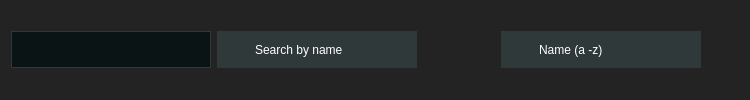
                <widget class="QWidget" name="horizontalWidget" native="true">
                 <property name="styleSheet">
                  <string notr="true">QWidget{
background-color : rgb(35,35,35)  ;
border-radius: 5px;
}</string>
                 </property>
                 <layout class="QHBoxLayout" name="horizontalLayout_2">
                  <item>
                   <widget class="QLineEdit" name="lineEdit_search">
                    <property name="minimumSize">
                     <size>
                      <width>200</width>
                      <height>37</height>
                     </size>
                    </property>
                    <property name="maximumSize">
                     <size>
                      <width>200</width>
                      <height>16777215</height>
                     </size>
                    </property>
                    <property name="styleSheet">
                     <string notr="true">QLineEdit {
background-color: #0A1414 ;
border-radius: 0px;
color : #858585 ;
border: 1px solid #2f3939;
padding-right: 12px;
padding-top : 7px ;
padding-bottom : 7px ;
font: 10pt &quot;Segoe UI&quot;;
}
QLineEdit:hover {
	border: 1px solid #858585 ;
}
QLineEdit:focus {
	border: 1px solid  #858585;
	color : white ;
}
</string>
                    </property>
                    <property name="alignment">
                     <set>Qt::AlignRight|Qt::AlignTrailing|Qt::AlignVCenter</set>
                    </property>
                   </widget>
                  </item>
                  <item>
                   <widget class="QComboBox" name="searchcombobox">
                    <property name="minimumSize">
                     <size>
                      <width>200</width>
                      <height>37</height>
                     </size>
                    </property>
                    <property name="styleSheet">
                     <string notr="true">QComboBox {
border-radius: 0px;
color :white  ;
border: 0px solid #2f3939;
padding-left: 22px;
padding-right: 12px;
padding-top : 7px ;
padding-bottom : 7px ;
font: 8pt &quot;Segoe UI&quot;;
}

QComboBox:editable {
background-color : #2f3939  ;
}

QComboBox:!editable, QComboBox::drop-down:editable {
    background-color : #2f3939  ;
}


QComboBox:on { /* shift the text when the popup opens */
   
}

QComboBox::drop-down {
  	subcontrol-origin: padding;
    subcontrol-position: top left;
    border-left-width: 0px;
    border-left-style: solid; /* just a single line */
    
}

QComboBox::down-arrow {
    image: url(:/image/DownArrow_white.png);
 	width: 16px; 
 	height: 16px;
	padding-left : 20px;
}

QComboBox::down-arrow:on { 
  
}
QComboBox:hover {
	
}</string>
                    </property>
                    <item>
                     <property name="text">
                      <string>Search by name </string>
                     </property>
                    </item>
                    <item>
                     <property name="text">
                      <string>Search by car company </string>
                     </property>
                    </item>
                    <item>
                     <property name="text">
                      <string>Search by car model </string>
                     </property>
                    </item>
                   </widget>
                  </item>
                  <item>
                   <widget class="QPushButton" name="icon_search">
                    <property name="styleSheet">
                     <string notr="true">QPushButton{ 
background-color : none;
border:none;
padding : 0px ;
}</string>
                    </property>
                    <property name="text">
                     <string/>
                    </property>
                    <property name="icon">
                     <iconset resource="../icons/image.qrc">
                      <normaloff>:/image/core/search-line.svg</normaloff>:/image/core/search-line.svg</iconset>
                    </property>
                    <property name="iconSize">
                     <size>
                      <width>30</width>
                      <height>30</height>
                     </size>
                    </property>
                   </widget>
                  </item>
                  <item>
                   <spacer name="horizontalSpacer_3">
                    <property name="orientation">
                     <enum>Qt::Horizontal</enum>
                    </property>
                    <property name="sizeHint" stdset="0">
                     <size>
                      <width>40</width>
                      <height>20</height>
                     </size>
                    </property>
                   </spacer>
                  </item>
                  <item>
                   <widget class="QComboBox" name="filtersort">
                    <property name="minimumSize">
                     <size>
                      <width>200</width>
                      <height>37</height>
                     </size>
                    </property>
                    <property name="styleSheet">
                     <string notr="true">QComboBox {
border-radius: 0px;
color :white  ;
border: 0px solid #2f3939;
padding-left: 22px;
padding-right: 12px;
padding-top : 7px ;
padding-bottom : 7px ;
font: 8pt &quot;Segoe UI&quot;;
}

QComboBox:editable {
background-color : #2f3939  ;
}

QComboBox:!editable, QComboBox::drop-down:editable {
    background-color : #2f3939  ;
}


QComboBox:on { /* shift the text when the popup opens */
   
}

QComboBox::drop-down {
  	subcontrol-origin: padding;
    subcontrol-position: top left;
    border-left-width: 0px;
    border-left-style: solid; /* just a single line */
    
}

QComboBox::down-arrow {
    image: url(:/image/DownArrow_white.png);
 	width: 16px; 
 	height: 16px;
	padding-left : 20px;
}

QComboBox::down-arrow:on { 
  
}
QComboBox:hover {
	
}</string>
                    </property>
                    <item>
                     <property name="text">
                      <string>Name (a -z)</string>
                     </property>
                    </item>
                    <item>
                     <property name="text">
                      <string>Name (z-a)</string>
                     </property>
                    </item>
                    <item>
                     <property name="text">
                      <string>Date (Earliest)</string>
                     </property>
                    </item>
                    <item>
                     <property name="text">
                      <string>Date (Lastest)</string>
                     </property>
                    </item>
                   </widget>
                  </item>
                  <item>
                   <widget class="QPushButton" name="icon_filter">
                    <property name="styleSheet">
                     <string notr="true">QPushButton{ 
background-color : none;
border:none;
padding : 0px ;
}</string>
                    </property>
                    <property name="text">
                     <string/>
                    </property>
                    <property name="icon">
                     <iconset resource="../icons/image.qrc">
                      <normaloff>:/image/core/filter-grid-circle-line.svg</normaloff>:/image/core/filter-grid-circle-line.svg</iconset>
                    </property>
                    <property name="iconSize">
                     <size>
                      <width>30</width>
                      <height>30</height>
                     </size>
                    </property>
                   </widget>
                  </item>
                 </layout>
                </widget>
